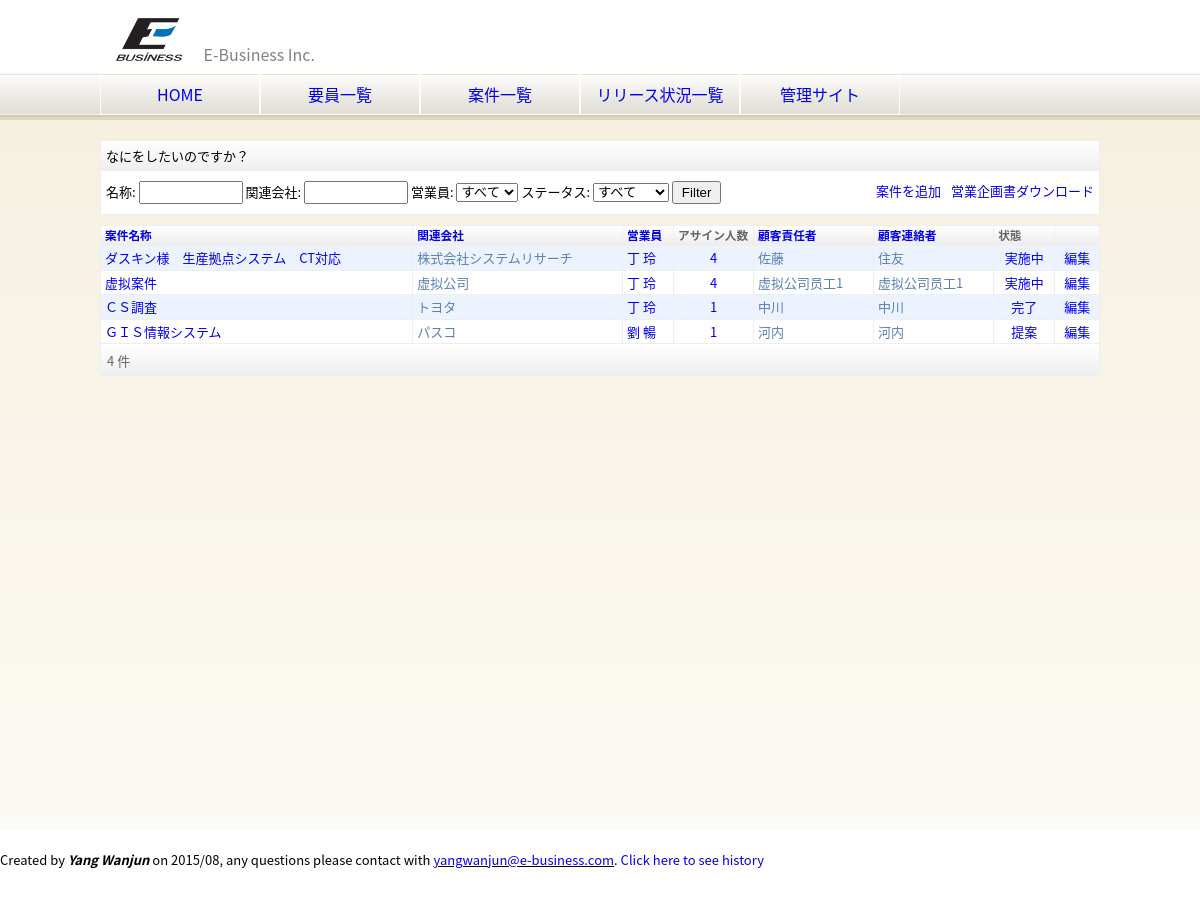
Page /eb/project_list.html on the committed database.
### eb/models.py (models this page shows, shortened)
class Project(models.Model):
    name = models.CharField(blank=False, null=False, max_length=50, verbose_name=u"案件名称")
    description = models.TextField(blank=True, null=True, verbose_name=u"案件概要")
    skills = models.ManyToManyField(Skill, through='ProjectSkill', blank=True, null=True, verbose_name=u"スキル要求")
    start_date = models.DateField(blank=True, null=True, verbose_name=u"開始日")
    end_date = models.DateField(blank=True, null=True, verbose_name=u"終了日")
    address = models.CharField(blank=True, null=True, max_length=255, verbose_name=u"作業場所")
    status = models.IntegerField(choices=PROJECT_STATUS, verbose_name=u"ステータス")
    client = models.ForeignKey(Client, blank=True, null=True, verbose_name=u"関連会社")
    boss = models.ForeignKey(ClientMember, blank=True, null=True, related_name="boss_set", verbose_name=u"案件責任者")
    middleman = models.ForeignKey(ClientMember, blank=True, null=True,
                                  related_name="middleman_set", verbose_name=u"案件連絡者")
    salesperson = models.ForeignKey(Salesperson, blank=True, null=True, verbose_name=u"営業員")
    members = models.ManyToManyField(Member, through='ProjectMember', blank=True, null=True)
    class Meta:
        ordering = ['name']
        verbose_name = verbose_name_plural = u"案件"
    def get_project_members(self):
        return self.projectmember_set.all()

class AbstractCompany(models.Model):
    name = models.CharField(blank=False, null=False, max_length=30, verbose_name=u"会社名")
    japanese_spell = models.CharField(blank=True, null=True, max_length=30, verbose_name=u"フリカナ")
    found_date = models.DateField(blank=True, null=True, verbose_name=u"設立年月日")
    capital = models.BigIntegerField(blank=True, null=True, verbose_name=u"資本金")
    post_code = models.CharField(blank=True, null=True, max_length=7, verbose_name=u"郵便番号")
    address1 = models.CharField(blank=True, null=True, max_length=200, verbose_name=u"住所１")
    address2 = models.CharField(blank=True, null=True, max_length=200, verbose_name=u"住所２")
    tel = models.CharField(blank=True, null=True, max_length=15, verbose_name=u"電話番号")
    fax = models.CharField(blank=True, null=True, max_length=15, verbose_name=u"ファックス")
    class Meta:
        abstract = True

class Client(AbstractCompany):
    president = models.CharField(blank=True, null=True, max_length=30, verbose_name=u"代表者名")
    employee_count = models.IntegerField(blank=True, null=True, verbose_name=u"従業員数")
    sale_amount = models.BigIntegerField(blank=True, null=True, verbose_name=u"売上高")
    payment_type = models.CharField(blank=True, null=True, max_length=2, verbose_name=u"支払方法")
    payment_day = models.CharField(blank=True, null=True, max_length=2, verbose_name=u"支払日")
    comment = models.TextField(blank=True, null=True, verbose_name=u"備考")
    created_date = models.DateTimeField(auto_now_add=True, default=datetime.datetime.now(), editable=False)
    updated_date = models.DateTimeField(auto_now=True, default=datetime.datetime.now(), editable=False)
    class Meta:
        ordering = ['name']
        verbose_name = verbose_name_plural = u"取引先"

class AbstractMember(models.Model):
    employee_id = models.CharField(blank=False, null=False, unique=True, max_length=30, verbose_name=u"社員ID")
    first_name = models.CharField(blank=False, null=False, max_length=30, verbose_name=u"姓")
    last_name = models.CharField(blank=False, null=False, max_length=30, verbose_name=u"名")
    first_name_ja = models.CharField(blank=True, null=True, max_length=30, verbose_name=u"姓(フリカナ)")
    last_name_ja = models.CharField(blank=True, null=True, max_length=30, verbose_name=u"名(フリカナ)")
    first_name_en = models.CharField(blank=False, null=False, max_length=30, verbose_name=u"姓(ローマ字)",
                                     help_text=u"先頭文字は大文字にしてください（例：Zhang）")
    last_name_en = models.CharField(blank=False, null=False, max_length=30, verbose_name=u"名(ローマ字)",
                                    help_text=u"漢字ごとに先頭文字は大文字にしてください（例：XiaoWang）")
    sex = models.CharField(blank=True, null=True, max_length=1, choices=SEX, verbose_name=u"性別")
    country = models.CharField(blank=True, null=True, max_length=20, verbose_name=u"国籍・地域")
    birthday = models.DateField(blank=False, null=False, verbose_name=u"生年月日")
    graduate_date = models.DateField(blank=True, null=True, verbose_name=u"卒業年月日")
    degree = models.IntegerField(blank=True, null=True, choices=DEGREE_TYPE, verbose_name=u"学歴")
    email = models.EmailField(blank=False, null=False, verbose_name=u"メールアドレス")
    post_code = models.CharField(blank=True, null=True, max_length=7, verbose_name=u"郵便番号")
    address1 = models.CharField(blank=True, null=True, max_length=200, verbose_name=u"住所１")
    address2 = models.CharField(blank=True, null=True, max_length=200, verbose_name=u"住所２")
    nearest_station = models.CharField(blank=True, null=True, max_length=15, verbose_name=u"最寄駅")
    phone = models.CharField(blank=True, null=True, max_length=11, verbose_name=u"電話番号")
    is_married = models.CharField(blank=True, null=True, max_length=1, choices=MARRIED, verbose_name=u"婚姻状況")
    member_type = models.IntegerField(default=0, choices=MEMBER_TYPE, verbose_name=u"社員区分")
    section = models.ForeignKey('Section', blank=True, null=True, verbose_name=u"部署")
    company = models.ForeignKey('Company', blank=True, null=True, verbose_name=u"会社")
    japanese_description = models.TextField(blank=True, null=True, verbose_name=u"日本語能力の説明")
    certificate = models.TextField(blank=True, null=True, verbose_name=u"資格の説明")
    comment = models.TextField(blank=True, null=True, verbose_name=u"備考")
    user = models.OneToOneField(User, blank=True, null=True)
    class Meta:
        abstract = True

class Salesperson(AbstractMember):
    class Meta:
        ordering = ['first_name', 'last_name']
        verbose_name = verbose_name_plural = u"営業員"
    def __unicode__(self):
        return u"%s %s" % (self.first_name, self.last_name)

class ClientMember(models.Model):
    name = models.CharField(blank=False, null=False, max_length=30, verbose_name=u"名前")
    email = models.EmailField(blank=False, null=False, verbose_name=u"メールアドレス")
    phone = models.CharField(blank=True, null=True, max_length=11, verbose_name=u"電話番号")
    client = models.ForeignKey(Client, blank=False, null=False, verbose_name=u"所属会社")
    class Meta:
        ordering = ['name']
        verbose_name = verbose_name_plural = u"お客様"

### eb/views.py (the view)
def project_list(request):
    status = request.GET.get('status', None)
    name = request.GET.get('name', None)
    client = request.GET.get('client', None)
    salesperson = request.GET.get('salesperson', None)
    download = request.GET.get('download', None)
    params = ""
    o = request.GET.get('o', None)
    dict_order = common.get_ordering_dict(o, ['name', 'client__name', 'salesperson__first_name', 'boss__name',
                                              'middleman__name'])
    order_list = common.get_ordering_list(o)
    if download == common.DOWNLOAD_BUSINESS_PLAN:
        projects = Project.objects.filter(status=4)
    else:
        projects = Project.objects.all()
    if salesperson:
        salesperson_obj = Salesperson.objects.get(employee_id=salesperson)
        projects = salesperson_obj.project_set.all()
        params += "&salesperson=%s" % (salesperson,)
    if status:
        projects = Project.objects.filter(status=status)
        params += "&status=%s" % (status,)
    if name:
        projects = projects.filter(name__contains=name)
        params += "&name=%s" % (name,)
    if order_list:
        projects = projects.order_by(*order_list)
    if client:
        projects = [project for project in projects if client in project.client.name]
        params += "&client=%s" % (client,)
    if download == common.DOWNLOAD_BUSINESS_PLAN:
        filename = common.NAME_BUSINESS_PLAN % (datetime.date.today().month,)
        output = common.generate_business_plan(projects, filename)
        response = HttpResponse(output.read(), content_type="application/ms-excel")
        response['Content-Disposition'] = "filename=" + urllib.quote(filename.encode('utf-8')) + ".xlsx"
        return response
    else:
        context = RequestContext(request, {
            'company': company,
            'title': u'案件一覧',
            'projects': projects,
            'salesperson': Salesperson.objects.all(),
            'params': params,
            'dict_order': dict_order,
        })
        template = loader.get_template('project_list.html')
        return HttpResponse(template.render(context))

### eb/templates/project_list.html (shortened to what this page needs)
{% extends "base.html" %}
{% block content %}
    <div class="dashboard">
        <div class="dashboard-title">なにをしたいのですか？</div>
        <form action="{% url 'project_list' %}" method="get">
            <span>名称: </span><input type="text" id="name" name="name" style="width: 100px;"/>
            <span>関連会社: </span><input type="text" id="client" name="client" style="width: 100px;"/>
            <span>営業員:</span>
            <select id="salesperson" name="salesperson">
                <option value="">すべて</option>
            </select>
            <span>ステータス: </span>
            <select id="status" name="status">
                <option value="">すべて</option>
            </select>
            <input type="submit" value="Filter" />
            <a href="?download=business_plan{{ params }}" target="_blank" class="button">営業企画書ダウンロード</a>
            <a href="/admin/eb/project/add/" target="_blank" class="button">案件を追加</a>
        </form>
    </div>
    <table class="list" cellpadding="0" cellspacing="0">
        <thead>
            <tr>
                <th>
                    <div class="text">
                        <a href="?o={{ dict_order.name.url }}{{ params }}">案件名称</a>
                    </div>
                </th>
                <th>
                    <div class="text">
                        <a href="?o={{ dict_order.client__name.url }}{{ params }}">関連会社</a>
                    </div>
                </th>
                <th>
                    <div class="text">
                        <a href="?o={{ dict_order.salesperson__first_name.url }}{{ params }}">営業員</a>
                    </div>
                </th>
                <th style="width: 75px;">アサイン人数</th>
                <th>
                    <div class="text">
                        <a href="?o={{ dict_order.boss__name.url }}{{ params }}">顧客責任者</a>
                    </div>
                </th>
                <th>
                    <div class="text">
                        <a href="?o={{ dict_order.middleman__name.url }}{{ params }}">顧客連絡者</a>
                    </div>
                </th>
                <th>状態</th>
                <th></th>
            </tr>
        </thead>
        <tbody>
            {% if projects %}
                {% for project in projects %}
                    <tr class="{% cycle 'row1' 'row2' %}">
                        <td><a href="{% url 'project_detail' project.pk %}">{{ project.name }}</a></td>
                        <td>{{ project.client.name }}</td>
                        <td>
                            {% if project.salesperson %}
                                <a href="?salesperson={{ project.salesperson.employee_id }}">{{ project.salesperson }}</a>
                            {% endif %}
                        </td>
                        <td class="center"><a href="{% url 'project_members' project.pk %}">{{ project.get_project_members.count }}</a></td>
                        <td>{{ project.boss.name }}</td>
                        <td>{{ project.middleman.name }}</td>
                        <td class="center"><a href="?status={{ project.status }}">{{ project.get_status_display }}</a></td>
                        <td class="center"><a href="/admin/eb/project/{{ project.id }}/" target="_blank">編集</a></td>
                    </tr>
                {% endfor %}
            {% else %}
                <tr class="row1"><td class="center red" colspan="9">該当する案件がありません。</td></tr>
            {% endif %}
        </tbody>
        <tfoot>
            <tr>
                <td colspan="9">
                    <div class="pagination">
                        <span class="step-links">
                            <span>{{ projects|length }} 件</span>
                        </span>
                    </div>
                </td>
            </tr>
        </tfoot>
    </table>
{% endblock %}

### static/css/base.css (style rules this page uses)
html { height: 100%; }
body { height: 100%; font-family: YouYuan, 'Noto Sans CJK JP', 'Noto Sans', 'Source Han Sans J', SourceHanSansJP, メイリオ, Meiryo, 游ゴシック, YuGothic, 'ヒラギノ角ゴ Pro W3', 'Hiragino Kaku Gothic Pro', sans-serif, msyh; }
* { margin: 0; padding: 0; line-height: 1.5; }
a { text-decoration: none; }
.center { text-align: center; }

### static/css/section.css (style rules this page uses)
section table.list { width: 100%; color: #5b80b2; border-left: 1px solid #eee; margin-top: 10px; }
section table.list th, section table.list tfoot td { border-right: 1px solid #eee; background: linear-gradient(#fff, #eee) }
section table.list th { font-size: .9em; padding-left: 4px; text-align: left; }
section table.list th div.text { cursor: pointer; }
section table.list th div.text a { display: block; }
section table.list td { padding: 2px 4px; border-top: 1px solid #eee; border-right: 1px solid #eee; }
section table.list th, section table.list tfoot td { color: #666; border-top: 1px solid #eee; border-bottom: 1px solid #eee; }
section .row1 { background: #EDF3FE; }
section .row2 { background: #FFF; }
section div.dashboard { margin-top: 10px; margin-bottom: 10px; border: 1px solid #eee; background-color: #fff; }
section div.dashboard div.dashboard-title { padding: 5px 5px; background: linear-gradient(#fff, #eee) }
section div.dashboard form, section div.dashboard table { width: 100%; padding: 10px 5px; min-height: 20px; }
section div.dashboard a.button { float: right; margin-right: 10px; }
section input[type=submit] { padding: 2px 8px; }
section .pagination { margin-top: 3px; padding: 2px; }

### rows in the picture
Project: name "ダスキン様 生産拠点システム CT対応", client.name "株式会社システムリサーチ", salesperson "丁 玲", get_project_members.count "4", boss.name "佐藤", middleman.name "住友", status "実施中"
Project: name "虚拟案件", client.name "虚拟公司", salesperson "丁 玲", get_project_members.count "4", boss.name "虚拟公司员工1", middleman.name "虚拟公司员工1", status "実施中"
Project: name "ＣＳ調査", client.name "トヨタ", salesperson "丁 玲", get_project_members.count "1", boss.name "中川", middleman.name "中川", status "完了"
Project: name "ＧＩＳ情報システム", client.name "パスコ", salesperson "劉 暢", get_project_members.count "1", boss.name "河内", middleman.name "河内", status "提案"

### other values in the picture
{{ projects|length }} "4"
